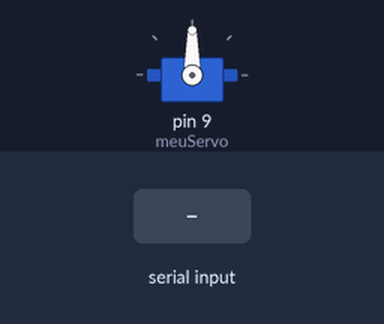
Bench run of a sketch on a simulated Arduino Uno, built with avr-gcc and run on an emulated ATmega328P. Parts: servo. Inputs (shaded band) come from the test bench.

Above: at 1.2 s.
1.3 s: "90,45\n" received over Serial
At 4.1 s:
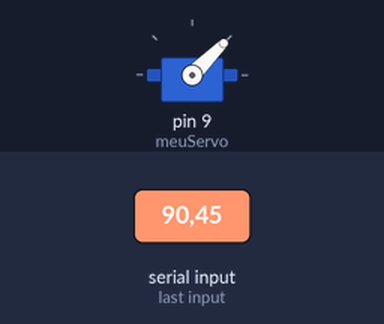
4.3 s: "30,150\n" received over Serial
At 6.0 s:
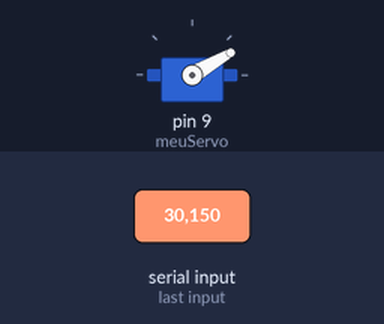
6.8 s: "5\n" received over Serial
9.8 s: "90\n" received over Serial
At 15.2 s:
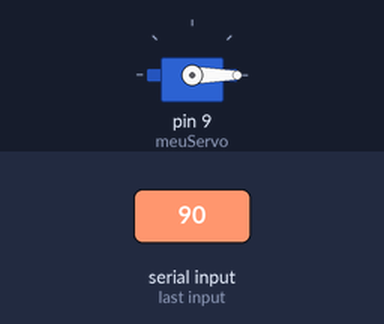
Timing chart, 0 to 15.8 s (numbered marks = the images above; inputs shaded):
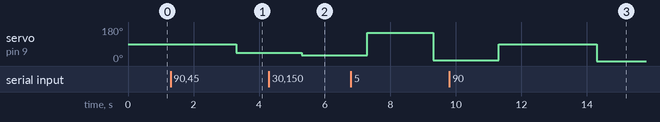

The sketch:

servo.ino
```cpp
#include <Servo.h>

Servo meuServo;
int angulo;

void setup() {
  Serial.begin(9600);  // Inicializa a comunicação serial a 9600 bps
  meuServo.attach(9);  // Anexa o servo ao pino 9
 // meuServo.write(90);  // Inicializa o servo no ângulo de 90 graus
}

void loop() {
  if (Serial.available() > 0) {
    angulo = Serial.parseInt();  // Lê o valor enviado pela serial
    if (angulo >= 0 && angulo <= 180) {  // Verifica se o valor está entre 0 e 180 graus
      meuServo.write(angulo);
      delay(2000);
    }
  }
}
```

Measured:
- after the input at 1.3 s, servo on pin 9 (meuServo): 90° → 45° after 2.0 s
- after the input at 4.3 s, servo on pin 9 (meuServo): 45° → 30° after 1.0 s
- after the input at 9.8 s, servo on pin 9 (meuServo): 5° → 90° after 1.5 s, → 0° 3.0 s later
